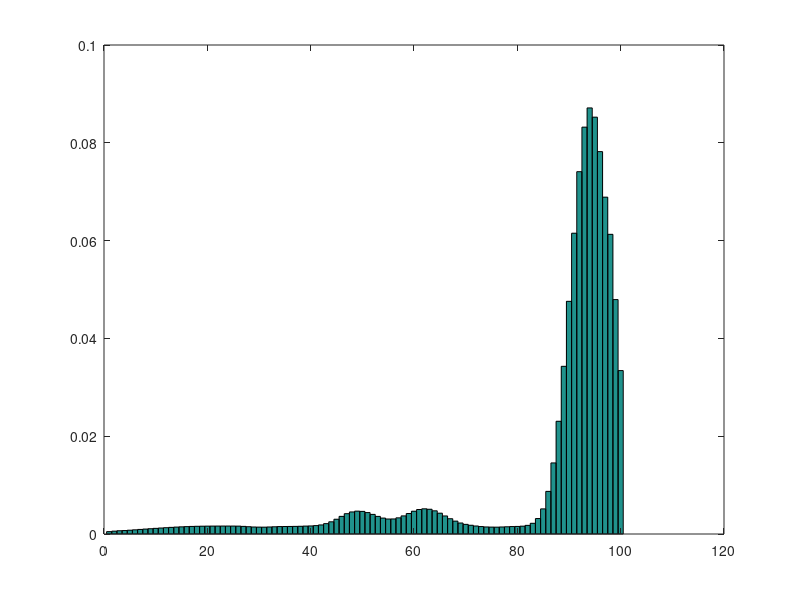

This chart was generated by the following MATLAB code:
# Objective: build a histogram filter for Probabilistic Robotics
# chapter 8.

# P(Xt-1,Xt,Zt,Mt) = P(Xt|Xt-1,Mt)  -> motion model
#                    P(Xt-1)        -> posterior
#                    P(Zt|Xt)       -> sensor model
#                    P(Mt)          -> motor moviment

# The map is represented by 100 cells in horizontal
# The doors is located in cells 30, 43 and 75
# In one timeStamp, the robot moves 4 cells

# P(Xt|m)     -> Prediction                 -> belBar(Xt)
# P(Xt|m,z)   -> Estimation or Correction   -> bel(Xt)

# |X| = 100 (cells)
# |Z| = 2   (see door, dont)
# |M| = 2   (move forward 3 cells, stay)

### BUILDING PROBABILITIES

## P(Xt|Xt-1,Mt) -- OK
P_XAdXPMA = ones(100,100,2);
for ma = 1:2
  for xp = 1:100
    for xa = 1:100
      
      # move 3 cells
      if(ma==1)
        if(xa - xp == 3)
          P_XAdXPMA(xa,xp,ma) = 1000;
        elseif (xa - xp == 4 || xa - xp == 2)
          P_XAdXPMA(xa,xp,ma) = 970;
        elseif(xa - xp == 5 || xa - xp == 1)  
          P_XAdXPMA(xa,xp,ma) = 650;
        endif
      endif
      
      # stay
      if(ma==2)
        if(xa - xp == 0)
          P_XAdXPMA(xa,xp,ma) = 1000;
        elseif (xa - xp == 1 || xa - xp == -1)
          P_XAdXPMA(xa,xp,ma) = 970;
        elseif(xa - xp == 2 || xa - xp == -2)  
          P_XAdXPMA(xa,xp,ma) = 650;
        endif
      endif
    
    endfor
    
  P_XAdXPMA(:,xp,ma) = P_XAdXPMA(:,xp,ma)/sum(P_XAdXPMA(:,xp,ma));
  endfor
endfor
    

## P(Xt-1) begins uniform -- OK
P_XP = ones(1,100)*1./100;
# sum(P_XP)

## P(Zt|Xt) is constant and depends on map -- OK
P_ZAdXA = [1 ,1 ,1 ,1 ,1 ,1 ,1 ,1 ,1 ,1 , ...
           1 ,1 ,1 ,1 ,1 ,1 ,1 ,1 ,1 ,1 , ...
           1 ,1 ,1 ,1 ,1 ,1 ,300 ,650 ,980 ,1000, ...
           980 ,650 ,300 ,1 ,1 ,1 ,1 ,1 ,1 ,300 , ...
           650 ,980 ,1000,980 ,650 ,300 ,1 ,1 ,1 ,1 , ...
           1 ,1 ,1 ,1 ,1 ,1 ,1 ,1 ,1 ,1 , ...
           1 ,1 ,1 ,1 ,1 ,1 ,1 ,1 ,1 ,1 , ...
           1 ,300 ,650 ,980 ,1000,980 ,650 ,300 ,1 ,1 , ...
           1 ,1 ,1 ,1 ,1 ,1 ,1 ,1 ,1 ,1 , ...
           1 ,1 ,1 ,1 ,1 ,1 ,1 ,1 ,1 ,1 ];

P_ZAdXA = 1.0*P_ZAdXA/sum(P_ZAdXA);
P_ZAdXA = [P_ZAdXA; 1-P_ZAdXA];

## P(MA) is uniform
P_MA = [0.5 0.5];


### EXECUTING
# first move, after measure

# P(Xt|m)     -> Prediction                 -> belBar(Xt)
# P(Xt|m,z)   -> Estimation or Correction   -> bel(Xt)

# 20 iterations
# Needs define the values for motor and sensor
# Begins in position 5

iterations = 34;
motor = [1,1,1,1,1,1,1,1,1,2,1,...
         1,1,1,2,1,2,1,1,1,1,1,...
         1,1,1,1,1,1,1,1,1,1,1,2];

measu = [2,2,2,2,2,2,2,1,1,1,2,...
         2,1,1,1,2,2,2,2,2,2,2,...
         2,2,2,1,1,2,2,2,2,2,2,2];           

P_XAdm = ones(1, 100);   
P_XAdmz = ones(1, 100); 

bar(P_XP, "hist");
pause();       

for it = 1:iterations
    # P(Xt|m) = E_Xt-1{P(Xt|Xt-1,Mt).P(Xt-1)}
    for allx = 1: 100
      P_XAdm(1,allx) = sum(P_XAdXPMA(allx,:,motor(1,it)) .* P_XP(1,:));
    endfor
    
    # P(Xt|m,z) = (P(Zt|Xt).P(Xt|m)/n
    for allx = 1: 100
      P_XAdmz(1,allx) =  P_ZAdXA(measu(1,it), allx) * P_XAdm(1, allx);
    endfor
    
    P_XP(1,:) = P_XAdmz(1,:)/sum(P_XAdmz(1,:));
    sum(P_XP)
    
    bar(P_XP, "hist");
    pause();
endfor